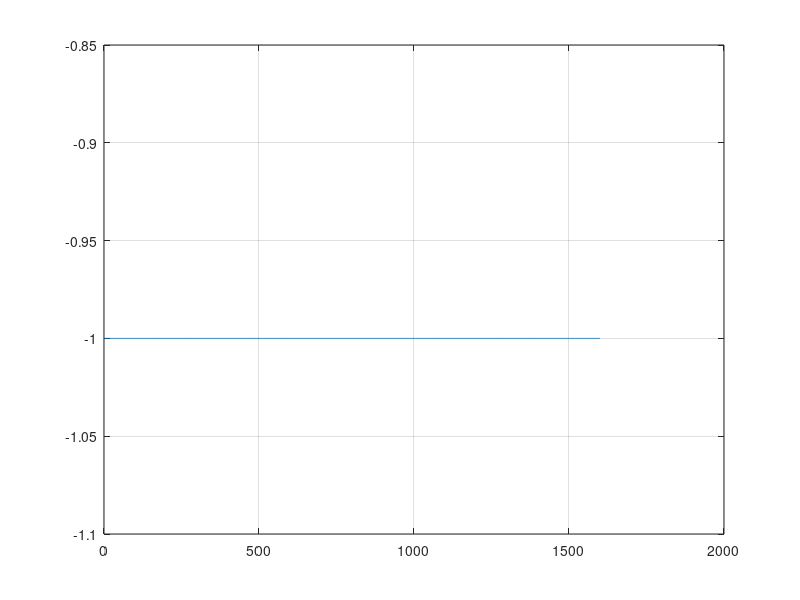
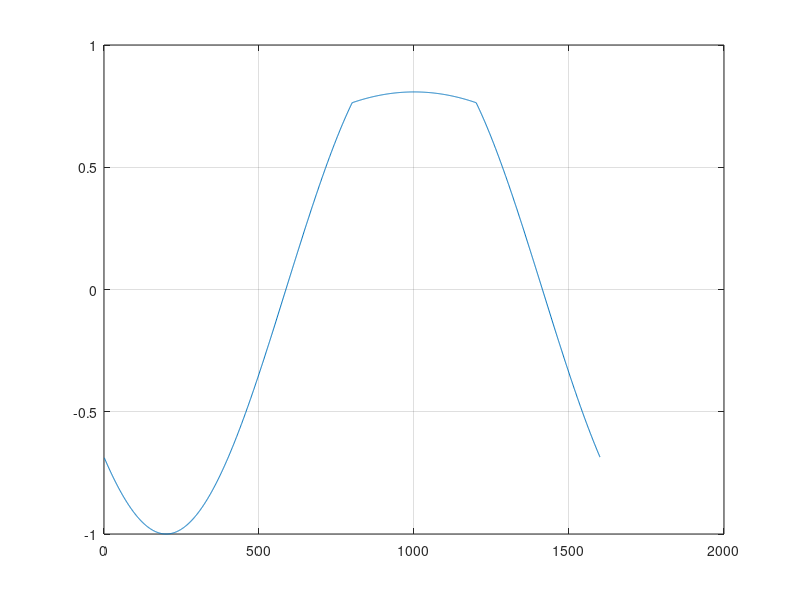
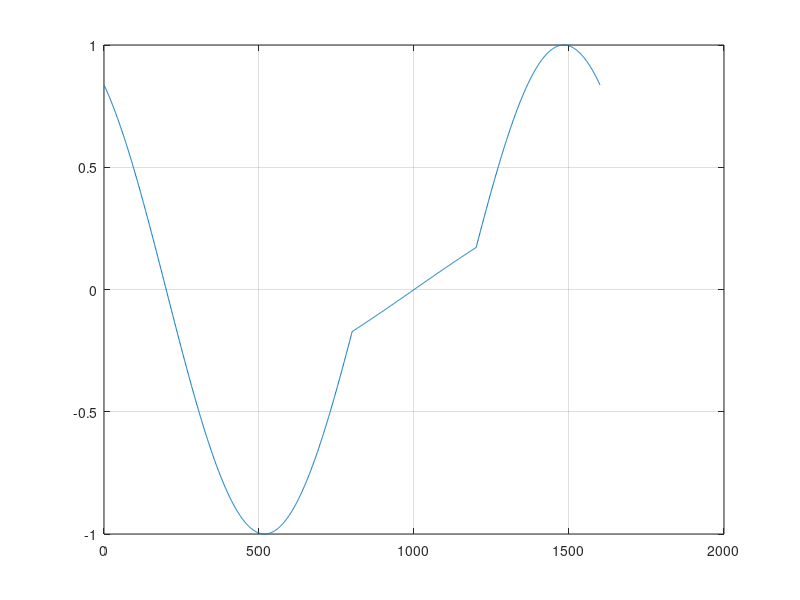
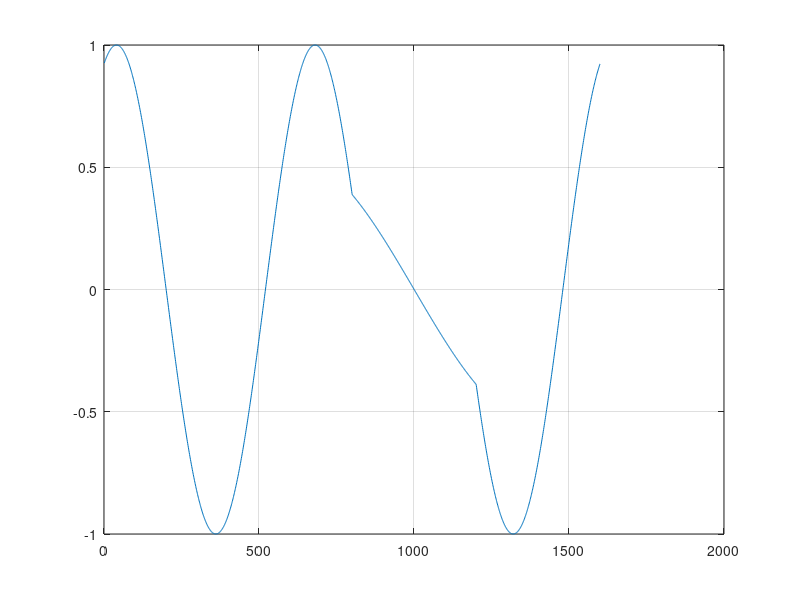

Reproduce these figures in MATLAB, in order.
clc
close all
clear all
z=1;
G=[1600 ];
conv=zeros(length(G),2);
while z<length(G)+1    
N=G(z);
M=N/4;%the length between interface_1 & interface_2
epi_minus=1;
mu_minus=1;
epi_plus=6;
mu_plus=1.000043;
alpha=1/2; %put interface at middle
beta=1/2;
pl_gap=N/40;
frequecy_check=4;

h=2*pi/(N-1);
Dx=zeros(N);
O=zeros(N/2);
I=eye(N);
I_f=eye(N); % interface on the half
value_Ez=zeros(N,1);
tic;
%interface_1 corresponding coefficients
epi_head= (beta+beta^2)*(1/2+alpha)*epi_minus + (alpha+alpha^2)*(1/2+beta)*epi_plus;
rho_plus= epi_plus/epi_head;
rho_minus= epi_minus/epi_head;

a_i__1= (beta+beta^2)*rho_minus + alpha*(1+2*beta)*rho_plus;
a_i_0=  -(beta+beta^2)*rho_minus - (1+alpha)*(1+2*beta)*rho_plus;
a_i_1= (1+beta)^2*rho_plus;
a_i_2= -beta^2*rho_plus;

a_i1_1= (alpha+alpha^2)*rho_plus + beta*(1+2*alpha)*rho_minus;
a_i1_0= -(alpha+alpha^2)*rho_plus - (1+beta)*(1+2*alpha)*rho_minus;
a_i1__1= (1+alpha)^2*rho_minus;
a_i1__2= -alpha^2*rho_minus;

%interface_2 corresponding coefficients
epi_head_2=(beta+beta^2)*(1/2+alpha)*epi_plus + (alpha+alpha^2)*(1/2+beta)*epi_minus;
rho_plus_2= epi_minus/epi_head_2;
rho_minus_2= epi_plus/epi_head_2;

a_j__1= (beta+beta^2)*rho_minus_2 + alpha*(1+2*beta)*rho_plus_2;
a_j_0=  -(beta+beta^2)*rho_minus_2 - (1+alpha)*(1+2*beta)*rho_plus_2;
a_j_1= (1+beta)^2*rho_plus_2;
a_j_2= -beta^2*rho_plus_2;

a_j1_1= (alpha+alpha^2)*rho_plus_2 + beta*(1+2*alpha)*rho_minus_2;
a_j1_0= -(alpha+alpha^2)*rho_plus_2- (1+beta)*(1+2*alpha)*rho_minus_2;
a_j1__1= (1+alpha)^2*rho_minus_2;
a_j1__2= -alpha^2*rho_minus_2;

%---create 2 order derivative matrix
for i=1:N-1
   Dx(i*N+i)=1;
end
Dx=Dx+transpose(Dx);
Dx=Dx-2*I;
Dx(N*(N-1)+1)=1;
Dx(N)=1;
Dx= -epi_minus*(1/h^2)*Dx;
% medium inside permitivity
for v=N/2+2:N/2+M-1 
    Dx(v,:)= (epi_minus/epi_plus)^(-1)*Dx(v,:);
end

%---assume interface_1 on the N/2~N/2+1
Dx(N/2,:)=0;
Dx(N/2+1,:)=0;   
    % on the grid_N/2
    Dx(N/2,N/2-1)= -epi_minus*a_i__1/h^2;
    Dx(N/2,N/2)= -epi_minus*a_i_0/h^2;
    Dx(N/2,N/2+1)= -epi_minus*a_i_1/h^2;
    Dx(N/2,N/2+2)= -epi_minus*a_i_2/h^2;
    %on the grid_N/2+1
    Dx(N/2+1,N/2-1)= -epi_plus*a_i1__2/h^2;
    Dx(N/2+1,N/2)= -epi_plus*a_i1__1/h^2;
    Dx(N/2+1,N/2+1)= -epi_plus*a_i1_0 /h^2;
    Dx(N/2+1,N/2+2)= -epi_plus*a_i1_1/h^2;
    

 %---assume interface_2 on the N/2+M~N/2+M+1
 Dx(N/2+M,:)=0;
 Dx(N/2+M+1,:)=0;
     % on the grid_N/2+M
    Dx(N/2+M,N/2+M-1)= -epi_plus*a_j__1/h^2;
    Dx(N/2+M,N/2+M)= -epi_plus*a_j_0/h^2;
    Dx(N/2+M,N/2+M+1)= -epi_plus*a_j_1/h^2;
    Dx(N/2+M,N/2+M+2)= -epi_plus*a_j_2/h^2;
    %on the grid_N/2+M+1
    Dx(N/2+M+1,N/2+M-1)= -epi_minus*a_j1__2/h^2;
    Dx(N/2+M+1,N/2+M)= -epi_minus*a_j1__1/h^2;
    Dx(N/2+M+1,N/2+M+1)= -epi_minus*a_j1_0 /h^2;
    Dx(N/2+M+1,N/2+M+2)= -epi_minus*a_j1_1/h^2;
 I_f=mu_minus*I_f;
 
for  t=N/2+1:N/2+M
    I_f(t,t)=(mu_plus/mu_minus)*I_f(t,t);
end

%--eigenvalue
[vec_Ez,lambda_Ez]=eig(Dx,I_f);

for s=1:N
    value_Ez(s)=sqrt(lambda_Ez(s,s));
end
val_want_Ez=find(value_Ez <frequecy_check & value_Ez > -frequecy_check);
value_Ez_show=value_Ez(value_Ez <frequecy_check & value_Ez > -frequecy_check);

criterion=zeros(length(val_want_Ez),4);
criterion_conv=zeros(length(val_want_Ez),2);
k_cnt=1;
for i=1:length(val_want_Ez)
    figure;
%     subplot(4,2,1:2);
    plot(real(vec_Ez(:,val_want_Ez(k_cnt))));
    grid on;
%     subplot(3,2,3);
%     plot(real(vec_Ez(:,val_want_Ez(k_cnt))));
%     axis([N/2-pl_gap N/2 -1 1]);
%     grid on;
%     subplot(3,2,4);
%     plot(real(vec_Ez(:,val_want_Ez(k_cnt))));
%     axis([N/2 N/2+pl_gap -1 1]);
%     grid on;
%     subplot(3,2,5);
%     plot(real(vec_Ez(:,val_want_Ez(k_cnt))));
%     axis([N/2+M-pl_gap N/2+M -1 1]);
%     grid on;
%     subplot(3,2,6);
%     plot(real(vec_Ez(:,val_want_Ez(k_cnt))));
%     axis([N/2+M N/2+M+pl_gap -1 1]);
%     grid on;
    u_2_der_i1_1=a_i__1*vec_Ez(N/2-1,val_want_Ez(k_cnt))+a_i_0*vec_Ez(N/2,val_want_Ez(k_cnt))+a_i_1*vec_Ez(N/2+1,val_want_Ez(k_cnt))+a_i_2*vec_Ez(N/2+2,val_want_Ez(k_cnt));
    u_2_der_i2_1=a_i1__2*vec_Ez(N/2-1,val_want_Ez(k_cnt))+a_i1__1*vec_Ez(N/2,val_want_Ez(k_cnt))+a_i1_0*vec_Ez(N/2+1,val_want_Ez(k_cnt))+a_i1_1*vec_Ez(N/2+2,val_want_Ez(k_cnt));
   
    u_2_der_j1_2=a_j__1*vec_Ez(N/2+M-1,val_want_Ez(k_cnt))+a_j_0*vec_Ez(N/2+M,val_want_Ez(k_cnt))+a_j_1*vec_Ez(N/2+M+1,val_want_Ez(k_cnt))+a_j_2*vec_Ez(N/2+M+2,val_want_Ez(k_cnt));
    u_2_der_j2_2=a_j1__2*vec_Ez(N/2+M-1,val_want_Ez(k_cnt))+a_j1__1*vec_Ez(N/2+M,val_want_Ez(k_cnt))+a_j1_0*vec_Ez(N/2+M+1,val_want_Ez(k_cnt))+a_j1_1*vec_Ez(N/2+M+2,val_want_Ez(k_cnt));
    
    criterion(i,1)=epi_minus*[(vec_Ez(N/2,val_want_Ez(k_cnt))-vec_Ez(N/2-1,val_want_Ez(k_cnt)))/h+(u_2_der_i1_1/h)];
    criterion(i,2)=epi_plus*[(vec_Ez(N/2+2,val_want_Ez(k_cnt))-vec_Ez(N/2+1,val_want_Ez(k_cnt)))/h-(u_2_der_i2_1/h)];
    criterion(i,3)=epi_plus*[(vec_Ez(N/2+M,val_want_Ez(k_cnt))-vec_Ez(N/2+M-1,val_want_Ez(k_cnt)))/h+(u_2_der_j1_2/h)];
    criterion(i,4)=epi_minus*[(vec_Ez(N/2+M+2,val_want_Ez(k_cnt))-vec_Ez(N/2+M+1,val_want_Ez(k_cnt)))/h-(u_2_der_j2_2/h)];
    k_cnt=k_cnt+1;
end
for i=1:length(val_want_Ez)
    criterion_divide(i,1)=criterion(i,2)/criterion(i,1);
    criterion_divide(i,2)=criterion(i,4)/criterion(i,3);
end
    conv(z,1)=criterion_divide(1,1);
    conv(z,2)=criterion_divide(1,2);
z=z+1;
end
toc;